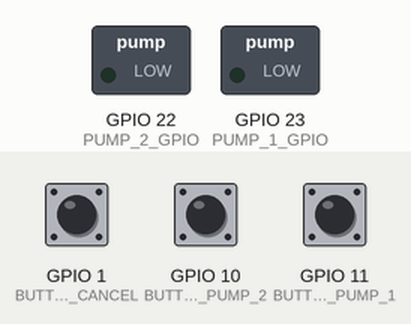
Recording of a program running on a simulated ESP32-C6. On the bench: switched loads named in the program (green lamp = pin HIGH). The inputs (shaded band) are chosen by the test bench; at power-on: GPIO 10 (BUTTON_PUMP_2) HIGH, GPIO 11 (BUTTON_PUMP_1) HIGH, GPIO 1 (BUTTON_CANCEL) HIGH. EEPROM starts erased; what the program prints to the serial monitor is not drawn.

Above: at 3.2 s.
3.3 s: GPIO 10 (BUTTON_PUMP_2) pulled LOW for 1 s
At 4.2 s:
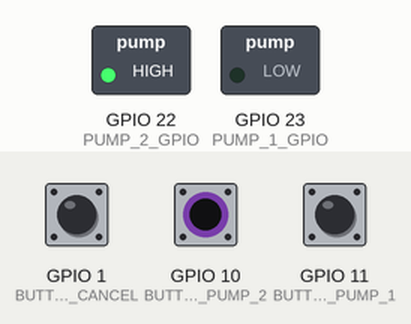
5.8 s: GPIO 11 (BUTTON_PUMP_1) pulled LOW for 0.15 s
At 7.2 s:
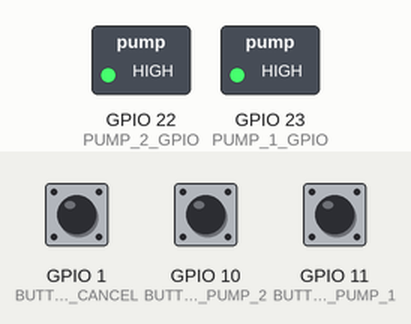
7.5 s: GPIO 10 (BUTTON_PUMP_2) pulled LOW for 3.2 s
At 9.0 s:
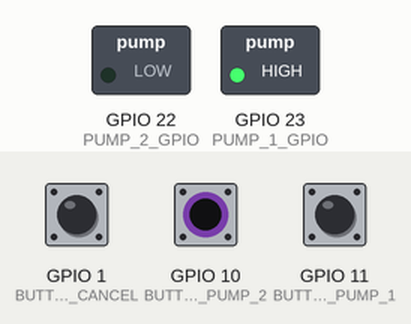
12.2 s: GPIO 1 (BUTTON_CANCEL) pulled LOW for 1 s
At 12.9 s:
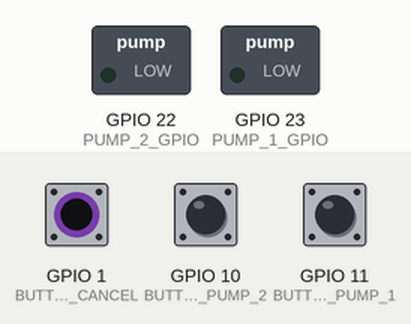
14.7 s: GPIO 11 (BUTTON_PUMP_1) pulled LOW for 1 s
At 16.2 s:
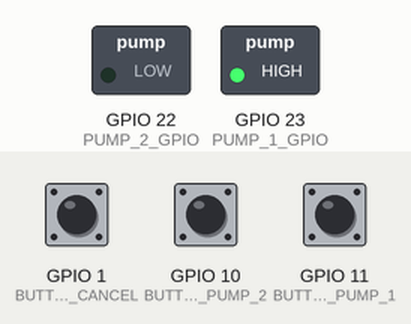
17.2 s: GPIO 11 (BUTTON_PUMP_1) pulled LOW for 3.2 s
At 18.3 s:
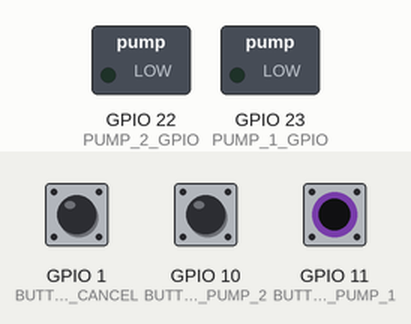
Timing chart, 0 to 20.2 s (numbered marks = the images above; inputs shaded):
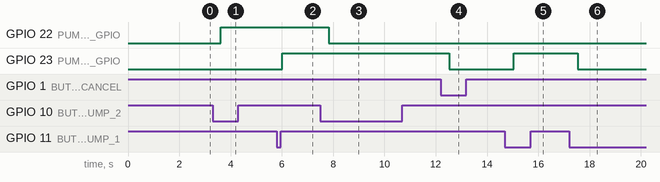

The program:

main.cpp
```cpp
#include <Arduino.h>
#include <Preferences.h>
#include <WiFi.h>
#include <map>
#include <string>

#include "Giessanlage.h"
#include "DebouncedButton.h"
#include "Secrets.h"
#include "WifiManager.h"

using Channel = Giessanlage::Channel;

Giessanlage anlage;
unsigned long startTime = 0UL;
unsigned long elapsedTime = 0UL;

namespace
{
constexpr int BUTTON_CLOSED = LOW;
constexpr int BUTTON_OPEN = HIGH;

// Pump outputs drive N-MOSFET gates in the current ESP32-C6 design.
constexpr int PUMP_ON = HIGH;
constexpr int PUMP_OFF = LOW;

// NVS namespace shared by Secrets and any future Preferences-backed config.
constexpr const char *PREFS_NAMESPACE = "giessanlage";
constexpr int BUTTON_PUMP_1 = 11;
constexpr int BUTTON_PUMP_2 = 10;
constexpr int BUTTON_CANCEL = 1;
constexpr int PUMP_1_GPIO = 23;
constexpr int PUMP_2_GPIO = 22;
} // namespace

DebouncedButton buttonPump1([] { return digitalRead(BUTTON_PUMP_1); });
DebouncedButton buttonPump2([] { return digitalRead(BUTTON_PUMP_2); });
DebouncedButton buttonCancel([] { return digitalRead(BUTTON_CANCEL); });

Preferences prefs;

// RAM-only fallback store used when NVS init fails. Lets the device run
// on build-time credentials even with a corrupted Preferences partition;
// see setup() for the fallback wiring and the rationale logged at boot.
static std::map<std::string, std::string> ramFallbackStore;

// Lazily initialised after Preferences.begin() succeeds (or its fallback
// kicks in).
Secrets *secrets = nullptr;
WifiManager *wifi = nullptr;

const unsigned long outputRemainingWaitInterval = 60UL * 1000UL;
unsigned long outputRemainingWait = 0;

static int channelLabel(Channel ch)
{
    return static_cast<int>(ch) + 1;
}

void togglePump(Channel channel)
{
    if (anlage.isPumping(channel))
    {
        anlage.stopPump(channel);
        Serial.print("Pump ");
        Serial.print(channelLabel(channel));
        Serial.println(": off");
    }
    else
    {
        anlage.triggerPump(channel);
        Serial.print("Pump ");
        Serial.print(channelLabel(channel));
        Serial.println(": on");
    }
}

static const char *wifiStateName(WifiManager::State s)
{
    switch (s)
    {
    case WifiManager::State::Disconnected: return "Disconnected";
    case WifiManager::State::Connecting:   return "Connecting";
    case WifiManager::State::Connected:    return "Connected";
    }
    return "?";
}

void setup()
{
    delay(200);

    pinMode(BUTTON_PUMP_1, INPUT_PULLUP);
    pinMode(BUTTON_PUMP_2, INPUT_PULLUP);
    pinMode(BUTTON_CANCEL, INPUT_PULLUP);
    pinMode(PUMP_1_GPIO, OUTPUT);
    pinMode(PUMP_2_GPIO, OUTPUT);
    digitalWrite(PUMP_1_GPIO, PUMP_OFF);
    digitalWrite(PUMP_2_GPIO, PUMP_OFF);

    delay(800);
    Serial.begin(115200);

    startTime = millis();
    elapsedTime = startTime;

    delay(1000);

    Serial.println("Hello World Giessanlange!");
    Serial.print("PumpTime Ch1: ");
    Serial.print(anlage.getPumpTime(Channel::One));
    Serial.println("ms");
    Serial.print("PumpTime Ch2: ");
    Serial.print(anlage.getPumpTime(Channel::Two));
    Serial.println("ms");
    Serial.print("WateringInterval: ");
    Serial.print(anlage.getWateringInterval());
    Serial.println("ms");

    // Preferences.begin() can fail when the NVS partition is corrupted,
    // the namespace is invalid, or flash is out of free entries. The
    // failure is silent at the Arduino-API level — every subsequent
    // get/put returns "" / false — which would make the device look
    // like it had no credentials at all even when secrets.ini was
    // populated. Surface the failure on serial AND fall back to a
    // RAM-only KvStore so build-time credentials still drive WiFi
    // association this boot. Persistence is lost across reboots, but
    // the device remains reachable for diagnosis instead of going
    // silently offline.
    const bool nvsOk = prefs.begin(PREFS_NAMESPACE, /*readOnly=*/false);
    if (!nvsOk)
    {
        Serial.println("ERROR: NVS init failed — using build-time "
                       "credentials without persistence. Runtime "
                       "credential updates will be lost on reboot.");
    }

    Secrets::KvStore store = nvsOk
        ? Secrets::KvStore{
              [](const std::string &key) {
                  return std::string(prefs.getString(key.c_str(), "").c_str());
              },
              [](const std::string &key, const std::string &value) {
                  prefs.putString(key.c_str(), value.c_str());
              },
          }
        : Secrets::KvStore{
              [](const std::string &key) {
                  auto it = ramFallbackStore.find(key);
                  return it == ramFallbackStore.end() ? std::string() : it->second;
              },
              [](const std::string &key, const std::string &value) {
                  ramFallbackStore[key] = value;
              },
          };

    Secrets::BuildTimeValues build{
        WIFI_SSID,
        WIFI_PASS,
        MQTT_USER,
        MQTT_PASS,
        MQTT_BROKER,
    };

    secrets = new Secrets(std::move(store), build);

    // Configure the radio once for home-network station use. Persistent
    // credential storage is disabled because Secrets / NVS owns that;
    // letting the WiFi class double-write its own copy on every begin()
    // would just burn flash. Auto-reconnect lets the framework re-
    // associate after a transient AP drop without us re-issuing begin();
    // the WifiManager's Connected->Disconnected transition then only
    // fires on prolonged outages.
    WiFi.persistent(false);
    WiFi.mode(WIFI_STA);
    WiFi.setHostname("giessanlage");
    WiFi.setAutoReconnect(true);

    wifi = new WifiManager(
        [](const std::string &ssid, const std::string &pass) {
            Serial.print("WiFi: connecting to '");
            Serial.print(ssid.c_str());
            Serial.println("'");
            WiFi.begin(ssid.c_str(), pass.c_str());
        },
        []() { return WiFi.status() == WL_CONNECTED; },
        secrets->wifiSsid(),
        secrets->wifiPass());

    if (!secrets->hasCredentials())
        Serial.println("WiFi: no credentials configured — staying offline");
}

void loop()
{
    unsigned long currentTime = millis();
    elapsedTime = currentTime - startTime;

    if (elapsedTime < 100)
    {
        delay(50);
        return;
    }

    startTime = currentTime;
    outputRemainingWait += elapsedTime;

    anlage.tick(elapsedTime);

    if (wifi != nullptr && wifi->tick(elapsedTime))
    {
        const auto s = wifi->state();
        Serial.print("WiFi: ");
        Serial.print(wifiStateName(s));
        if (s == WifiManager::State::Connected)
        {
            Serial.print(" (");
            Serial.print(WiFi.localIP());
            Serial.print(")");
        }
        Serial.println();
    }

    digitalWrite(PUMP_1_GPIO, anlage.isPumping(Channel::One) ? PUMP_ON : PUMP_OFF);
    digitalWrite(PUMP_2_GPIO, anlage.isPumping(Channel::Two) ? PUMP_ON : PUMP_OFF);

    if (buttonPump1.poll(currentTime))
        togglePump(Channel::One);
    if (buttonPump2.poll(currentTime))
        togglePump(Channel::Two);
    if (buttonCancel.poll(currentTime))
    {
        if (anlage.stopAllPumps())
            Serial.println("Cancel: all pumps off");
    }

    if (outputRemainingWait >= outputRemainingWaitInterval)
    {
        if (!anlage.isAnyPumping())
        {
            unsigned long remainTime = anlage.getRemainingWateringInterval();
            Serial.print("Remaining until next watering: ");
            Serial.print(remainTime / 1000UL / 60UL);
            Serial.println("min");
        }
        outputRemainingWait = 0;
    }
}
```

Measured:
- after the input at 3.3 s, GPIO 22 (PUMP_2_GPIO): LOW → HIGH after 0.31 s
- after the input at 5.8 s, GPIO 23 (PUMP_1_GPIO): LOW → HIGH after 0.22 s
- after the input at 7.5 s, GPIO 22 (PUMP_2_GPIO): HIGH → LOW after 0.32 s
- after the input at 12.2 s, GPIO 23 (PUMP_1_GPIO): HIGH → LOW after 0.33 s
- after the input at 14.7 s, GPIO 23 (PUMP_1_GPIO): LOW → HIGH after 0.34 s
- after the input at 17.2 s, GPIO 23 (PUMP_1_GPIO): HIGH → LOW after 0.34 s
